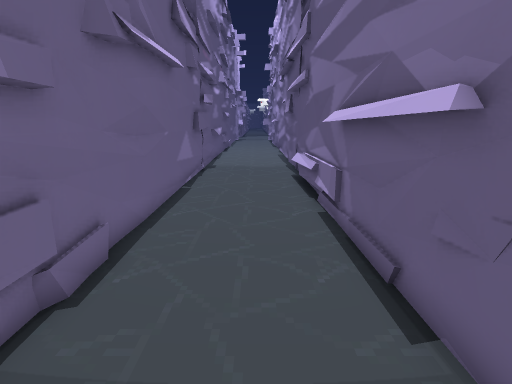
[1] (above)

12 first-person views from a walk through a level from a Godot 3-D game. The camera is 1.5 m above the floor, tilts 14° down and sees 85° across. The floor is counted in squares, 0.5 m on a side. Each view is taken from the middle of a square. On the plan, view 1 faces up. The plan holds only what a view shows up to about 20 squares ahead; the rest is blank. The place goes on beyond the plan. Flat picture figures and markers are not drawn. Characters and animated objects are not drawn. Door leaves are left out where a doorway can be walked through.

[2]
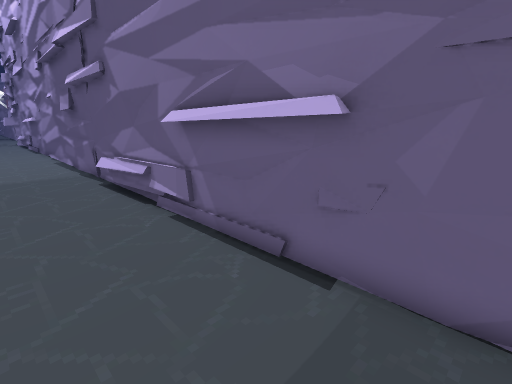

[3]
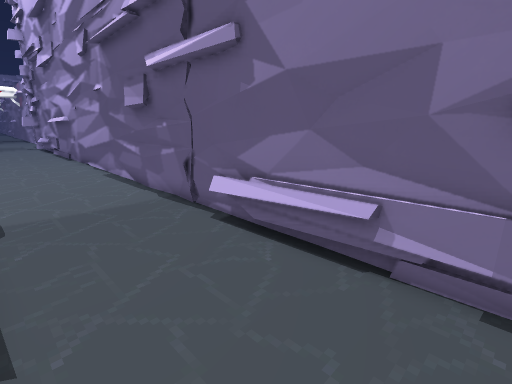

[4]
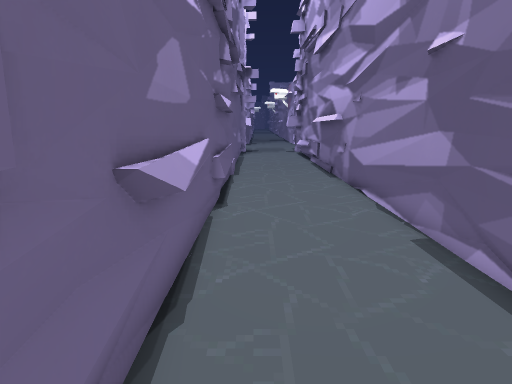

[5]
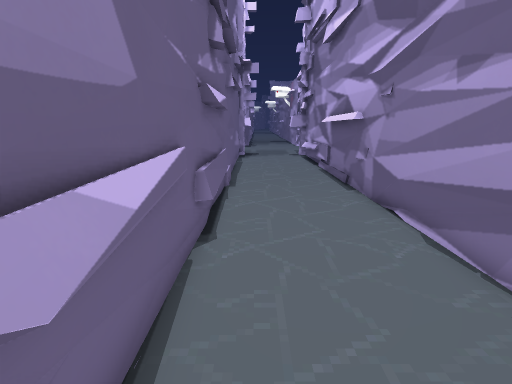

[6]
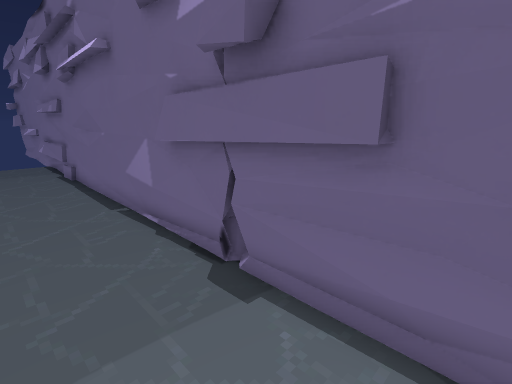

[7]
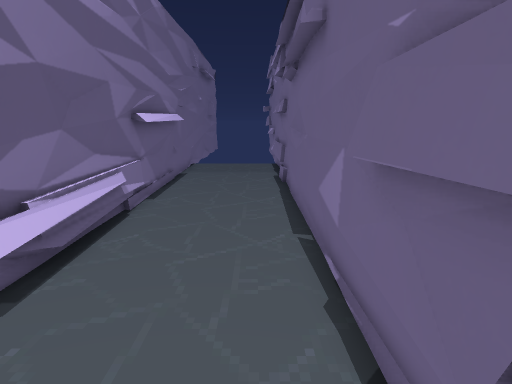

[8]
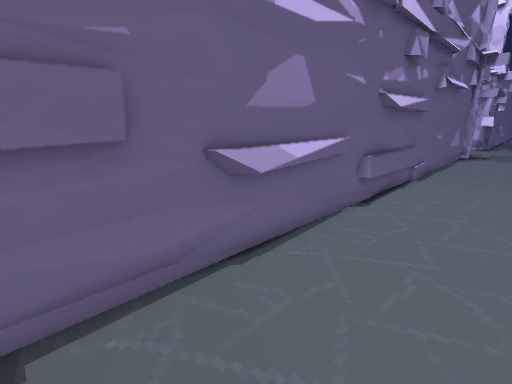

[9]
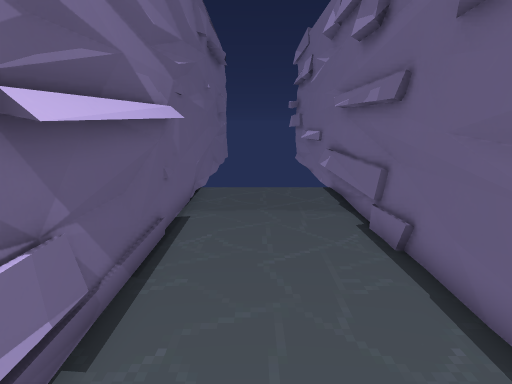

[10]
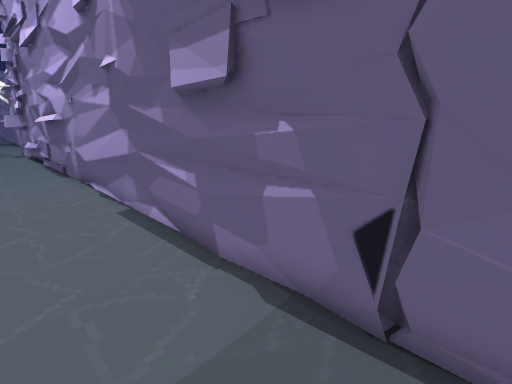

[11]
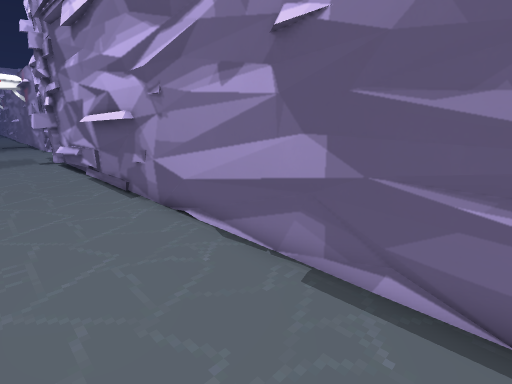

[12]
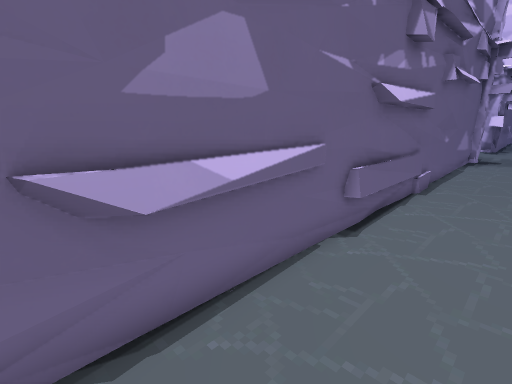

### Floor plan
Points are (right, up) in squares from view 1. A wall is a line through its corners. A room is listed if a view was taken in it or the views show most of it. See-through windows are left out.
Room 1 (views 1, 2, 3, 4, 5, 6, 7, 8, 9, 10, 11, 12)
walls: (2.9, 22.3) (3.3, 29.8); (-3.2, 23.8) (-3.7, 23.3); (-3.1, 24.2) (-3.7, 23.5); (-3.6, 20.5) (-3.4, -1.5); (3, 17.9) (2.7, 18.1) (2.9, 22.2); (3.3, 17.9) (2.7, 18.1); (2.6, 27.7) (2.9, 43.5); (3, 15.1) (2.6, 17.9); (2.8, 31.5) (2.4, 34.8); (2.9, 12.4) (2.7, 13.3); (-3.5, 11.3) (-3.7, 8.9); (-3.8, 11.4) (-4, 8.9); (-3.4, 33.1) (-3.4, 23.6); (2.9, 33.7) (2.6, 36.1); (-3.8, 9) (-3.7, 6); (2.7, 35.5) (2.1, 35.4); (-4, 37) (-2.7, -1.1); (-3.8, 38.5) (-3.6, 20.9); (-3.6, 5) (-3.7, 3.2); (2, 4.7) (2.4, 11.7); (-3.6, 4.9) (-3.4, -0.6); (-4.1, 39) (-4.1, 38.2); (2.8, 4.2) (2.7, 6.7); (2.6, 4.1) (2.8, 6.2); (2.7, 3.4) (2, 3.3) (2.1, 4.5); (2.1, 3.3) (3.1, 40.8); (2.6, 41) (2.8, 43.6); (-3.7, 41.1) (-3.6, 39.5); (-3.8, 41.1) (-3.8, 39); (2.9, 1.6) (2.6, 4.2); (-3.5, 43.4) (-3.7, 41); (-3.5, 43.5) (-3.4, 33.5); (-3.7, 0.5) (-3.6, -1.6); (-3.8, 43.5) (-3.8, 42.3); (-4.3, 43.5) (-4.1, 39.5); (2.6, -1.6) (3, 26.3)
low walls: (-3.4, 22.3) (-3.4, 19.9); (2.7, 24.4) (3, 26.1); (2.7, 25.8) (3, 27.1); (2.9, 18.3) (2.6, 18.6); (3.1, 18) (2.6, 18.7); (-3.4, 15.2) (-3.6, 12.9); (2.3, 13.6) (2.3, 16.2); (2.4, 12) (2.6, 15.5); (2.6, 9.1) (2.3, 14.9); (-3.4, 36) (-3.2, 30.2) (-3.6, 30.2); (-3.5, 7.6) (-3.5, 7); (2.6, 7.2) (2.6, 8.8); (-3.7, 4.5) (-3.3, 4.4) (-3.6, 3.8); (-3.3, 4.4) (-3.3, 3.3); (2.7, -0.1) (2.6, 1.1)

Where each view was taken, in squares from view 1:
view 1: 0 up, 0 right, facing up
view 2: 1 up, 2 left, facing up-right
view 3: 9 up, 3 left, facing up-right
view 4: 20 up, 2 left, facing up
view 5: 23 up, 2 left, facing up
view 6: 23 up, 0 right, facing down-left
view 7: 20 up, 2 left, facing down
view 8: 20 up, 1 right, facing up-left
view 9: 12 up, 0 right, facing down
view 10: 17 up, 1 left, facing up-right
view 11: 24 up, 2 left, facing up-right
view 12: 23 up, 0 right, facing up-left
